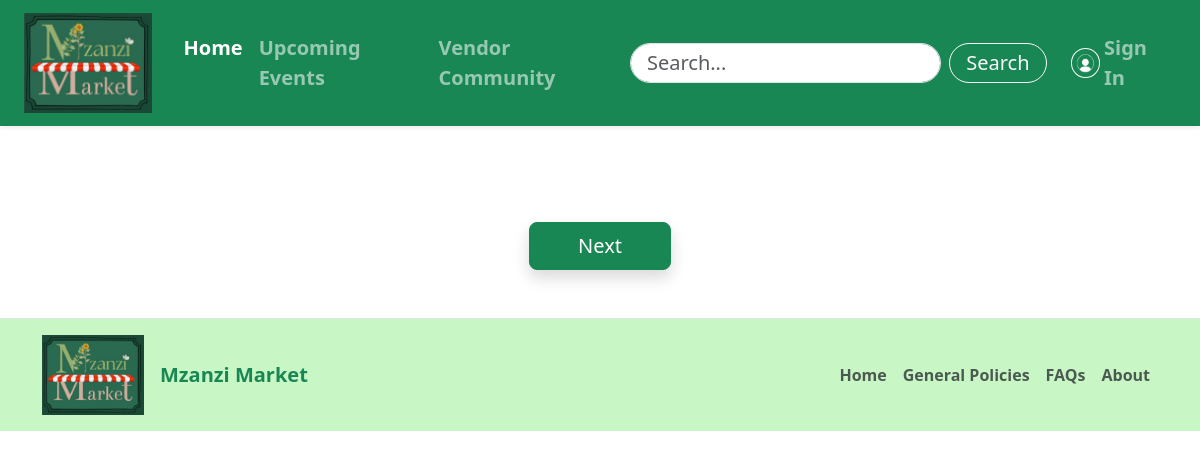
The page /events on the database as committed earlier.
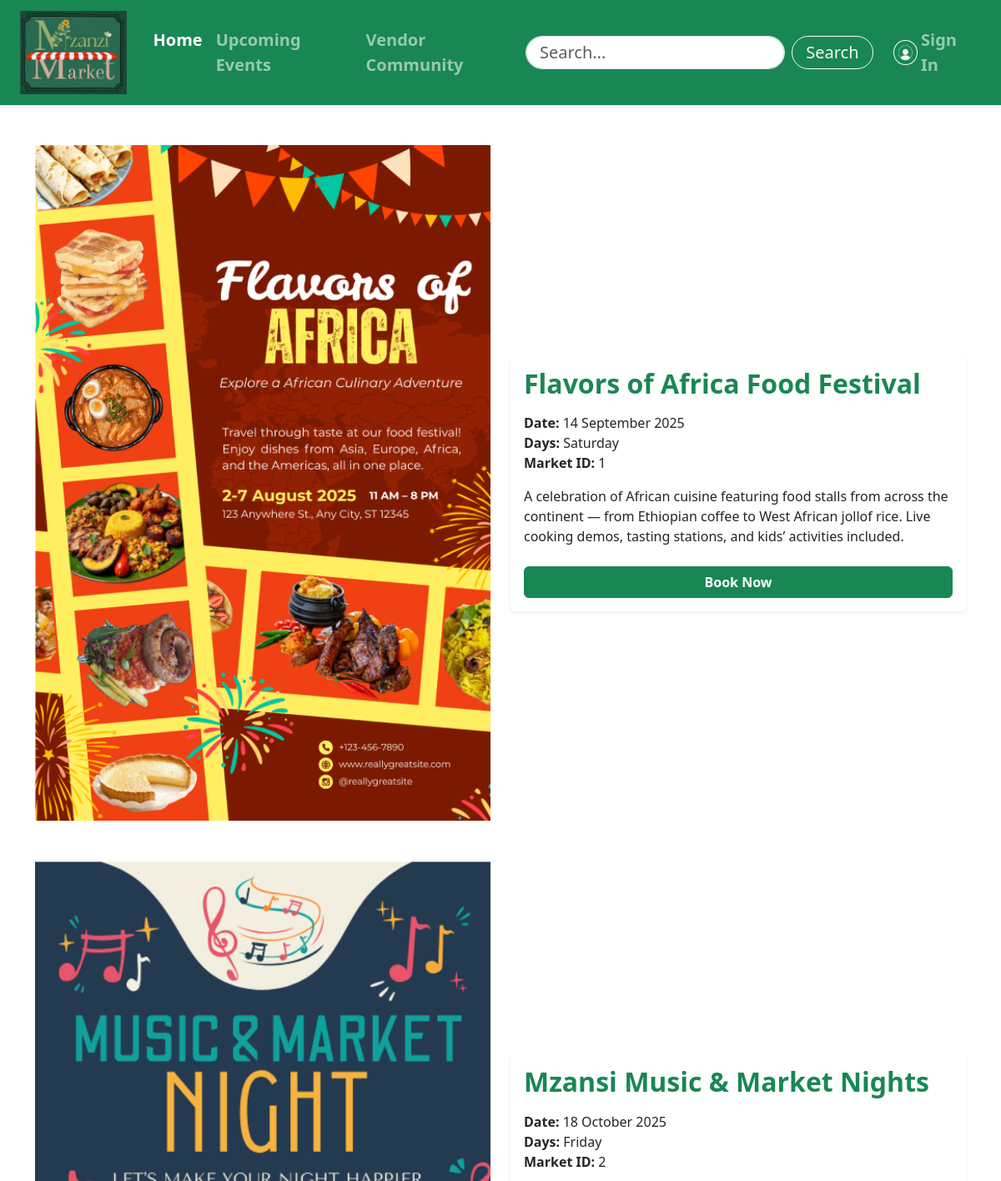
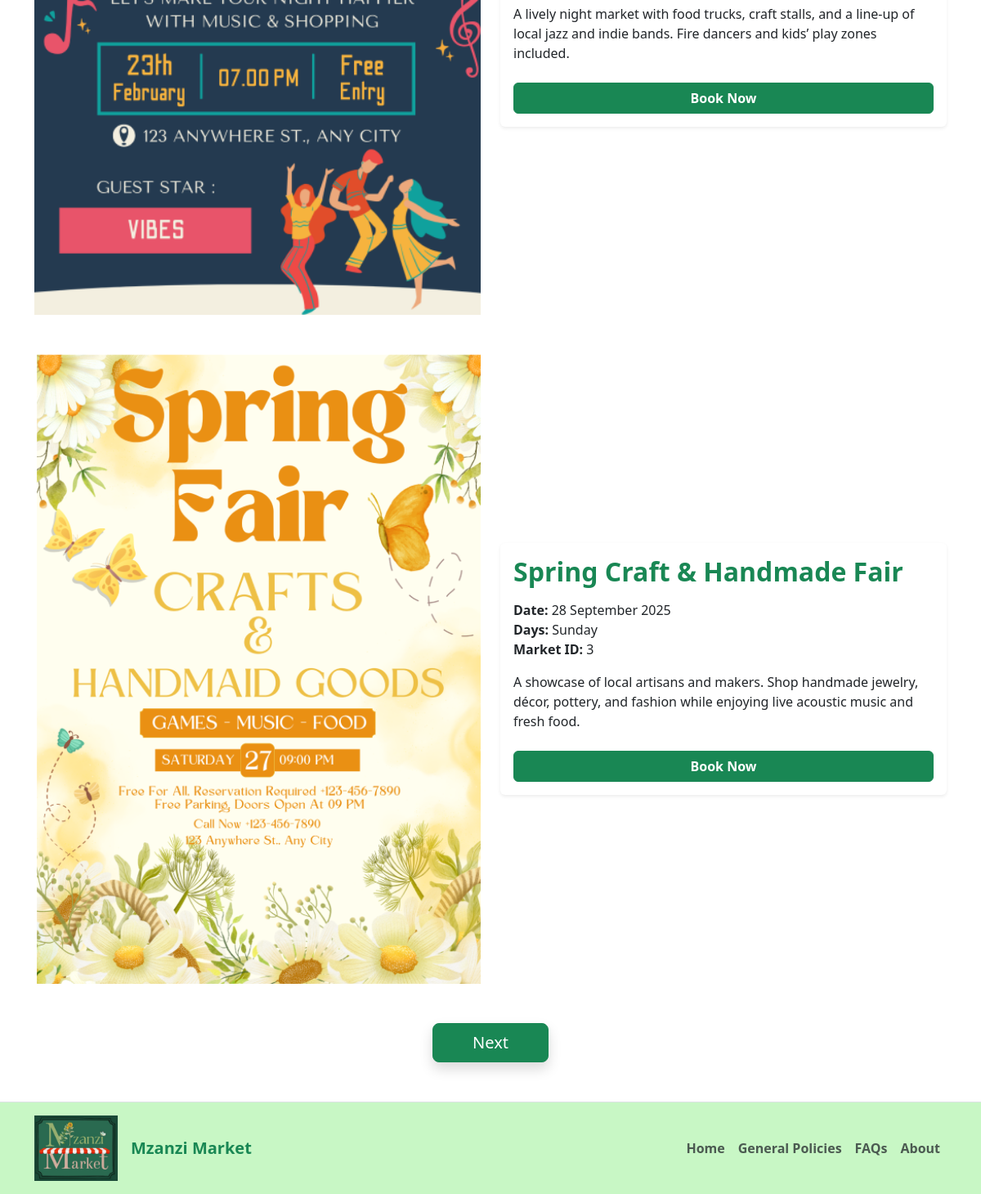
The same page on the database as committed later (2 pictures, top to bottom).
### tables this page shows
CREATE TABLE "Events" (
	"EventID"	INTEGER,
	"EventName"	TEXT NOT NULL,
	"EventDescription"	TEXT,
	"EventDate"	DATETIME,
	"EventDays"	TEXT,
	"EventBookingLink"	TEXT,
	"EventPoster"	BLOB,
	"MarketID"	INTEGER NOT NULL,
	PRIMARY KEY("EventID" AUTOINCREMENT),
	FOREIGN KEY("MarketID") REFERENCES "Market"("MarketID")
);

### app.py (the view)
@app.route("/events", methods=["GET"])
def events():
    conn = get_db_connection()
    events = conn.execute("SELECT * FROM Events").fetchall()
    conn.close()
    return render_template("events.html", events=events)

### app.py (called while the page is built)
def get_db_connection():
    conn = sqlite3.connect('Mzanzi.db', timeout=30)
    conn.row_factory = sqlite3.Row
    try:
        conn.execute("PRAGMA journal_mode=WAL")
    except:
        pass # If it fails, it just ignores it, but usually it works
    return conn

### templates/events.html (shortened to what the changed rows need)
<!DOCTYPE html>
<html lang="en">
<head>
  <link href="https://cdn.jsdelivr.net/npm/bootstrap@5.3.3/dist/css/bootstrap.min.css" rel="stylesheet">
</head>
<body>
  <main>
    <section>
      <div class="container py-5">
        {% for event in events %}
        <div class="row g-4 align-items-center mb-5">
          <div class="col-lg-6 text-center">
            {% if event['EventPoster'] %}
                <img src="{{ url_for('static', filename='images/' + event['EventPoster']) }}"
                    class="card-img-top" alt="{{ event['EventName'] }}">
            {% else %}
                <img src="{{ url_for('static', filename='images/default.png') }}"
                    class="card-img-top" alt="Default Event Image">
            {% endif %}
          </div>
          <div class="col-lg-6">
            <div class="card border-0 shadow-sm">
              <div class="card-body">
                <h2 class="fw-bold mb-3 text-success">{{ event['EventName'] }}</h2>
                <ul class="list-unstyled mb-3">
                  <li><strong>Date:</strong> {{ event['EventDate'] }}</li>
                  <li><strong>Days:</strong> {{ event['EventDays'] }}</li>
                  <li><strong>Market ID:</strong> {{ event['MarketID'] }}</li>
                </ul>
                <p class="mb-4">{{ event['EventDescription'] }}</p>
                <a href="{{ event['EventBookingLink'] }}" class="btn btn-success w-100 fw-semibold">
                  Book Now
                </a>
              </div>
            </div>
          </div>
        </div>
        {% endfor %}
      </div>
    </section>
  </main>
</body>
</html>

Rows that differ between the two databases and show on the page:
added Events: EventPoster (picture), EventName "Flavors of Africa Food Festival", EventDate "14 September 2025", EventDays "Saturday", MarketID "1", EventDescription "A celebration of African cuisine featuring food stalls from across the continent — from Ethiopian coffee to West African jollof rice. Live cooking demos, tasting stations, and kids’ activities included."
added Events: EventPoster (picture), EventName "Mzansi Music & Market Nights", EventDate "18 October 2025", EventDays "Friday", MarketID "2", EventDescription "A lively night market with food trucks, craft stalls, and a line-up of local jazz and indie bands. Fire dancers and kids’ play zones included."
added Events: EventPoster (picture), EventName "Spring Craft & Handmade Fair", EventDate "28 September 2025", EventDays "Sunday", MarketID "3", EventDescription "A showcase of local artisans and makers. Shop handmade jewelry, décor, pottery, and fashion while enjoying live acoustic music and fresh food."
